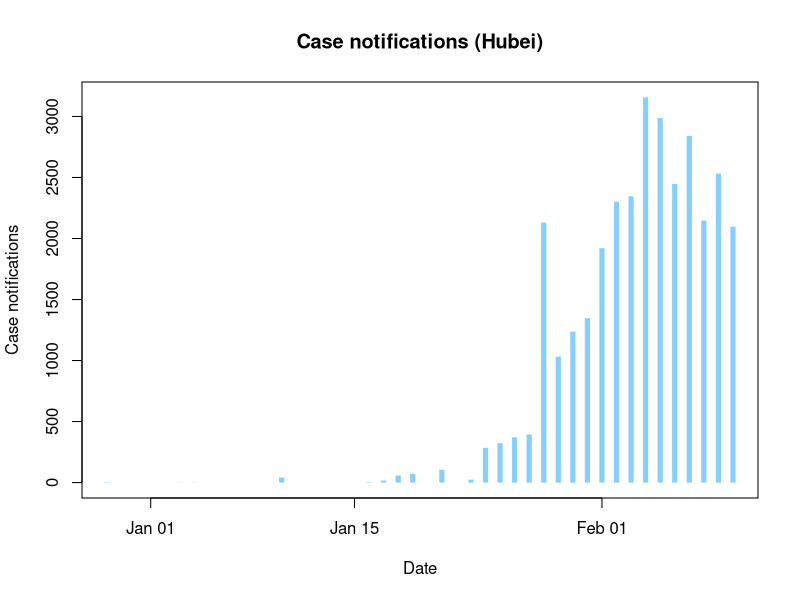
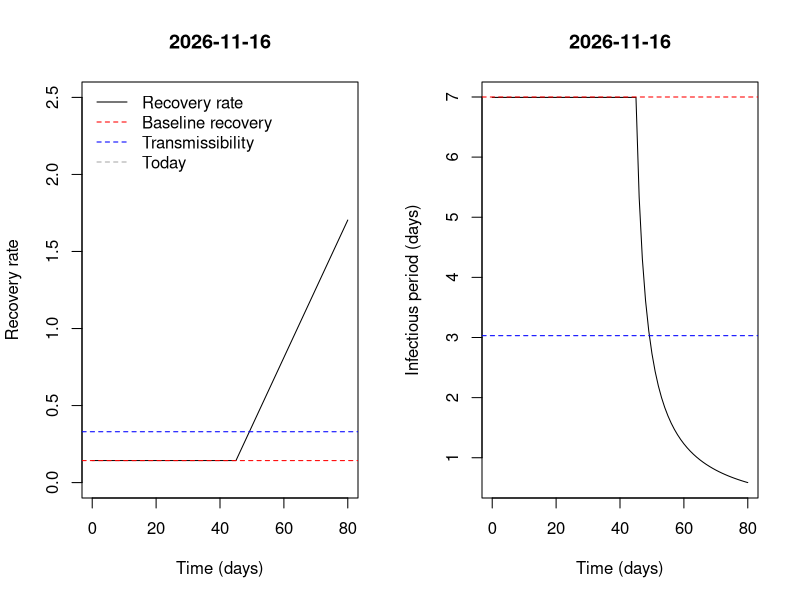
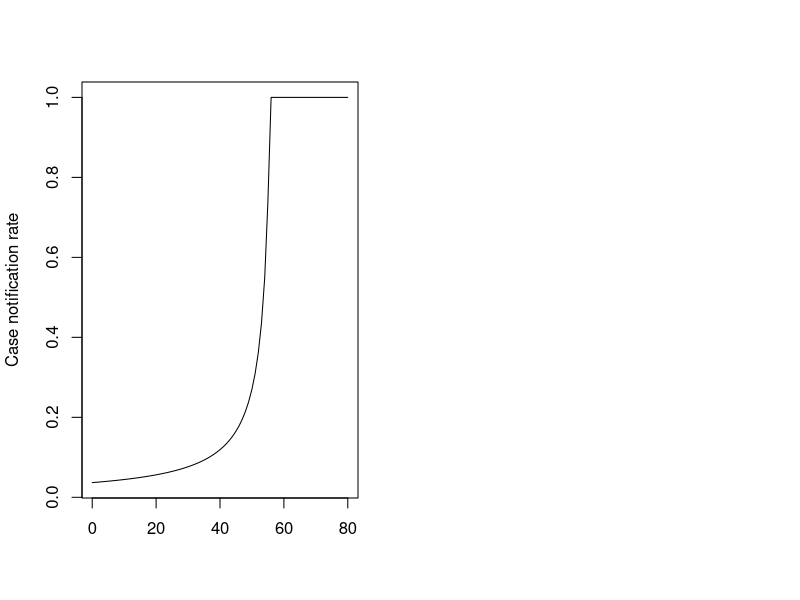

Reproduce these figures in R, in order. (Note: a time limit stopped this script after it produced the figures.)
## ---- chunk 1
knitr::opts_chunk$set(echo = TRUE, cache=TRUE)
## ---- chunk 2
today <- Sys.Date()
start <- as.Date('12/01/2019',format='%m/%d/%Y')
today.day <- today - start + 1
data <- read.csv('china-province-data - cases.csv')
data.province <- data #head(data,-3)
data.province$date <- as.Date(data.province$Date, format='%m-%d-%Y')
data.province[is.na(data.province)] <- 0
data.province$total <- rowSums(data.province[,3:35])
data.province$day <- data.province$date - start + 1  # Day 1 is given by "start"
data.province$cum.cases <- cumsum(data.province$total)

plot(data.province$date, data.province$Hubei, type='h', lwd=5, col='lightskyblue',
     lend='butt', xlab='Date', ylab='Case notifications', main='Case notifications (Hubei)')
## ---- chunk 3
onestep <- function (x, params) {  #function to calculate one step of stochastic SIR
  
  S <- x[2]                            #local variable for susceptibles
  
  E1 <- x[3]                           #exposed classes
  E2 <- x[4]
  E3 <- x[5]
  E4 <- x[6]
  E5 <- x[7]
  E6 <- x[8]
  
  I1 <- x[9]                           #detected infectious classes
  I2 <- x[10]
  I3 <- x[11]
  I4 <- x[12]
  
  Iu1 <- x[13]                           #undetected infectious classes
  Iu2 <- x[14]
  Iu3 <- x[15]
  Iu4 <- x[16]
  
  
  I <- I1+I2+I3+I4+Iu1+Iu2+Iu3+Iu4     #total infections
  
  H <- x[17]                           #local variable for hospitalized
  Ru <- x[18]                          #local variable for undetected recovereds
  
  C <- x[19]    # local variable for notifications
 
  N <- S+E1+E2+E3+E4+E5+E6+I1+I2+I3+I4+Iu1+Iu2+Iu3+Iu4+H+Ru          # total size of population
  
  t <- x[20]                          #get current time
  
  
  with(                                #use with to simplify code
       as.list(params), 
       {
         gammai <- 4*gamma(z=z, b=b, a0=a0, t=as.numeric(t))  # multiplier 4 for pseudo stages
         sigmai <- 6*sigma  # multiplier 6 for pseudo stages
         etat <- eta(t)
        # betat <- beta(beta0, t)

         rates <- as.numeric(c(beta0*(I)/N,                           # movements out of S
                    sigmai, sigmai, sigmai, sigmai, sigmai, sigmai,   # movements out of E
                    gammai, gammai, gammai, gammai,                   # movements out of I (detected)
                    b, b, b, b,                                       # movements out of I (undetected)
                    etat))

         states0 <- x[2:(length(x)-1)]
         
         # transition probabilities
         
         p <- matrix(0, nrow=length(rates),ncol=length(states0))                                     # matrix to hold transitions probs
                
         p[1,]  <- c(exp(-rates[1]*dt),1-exp(-rates[1]*dt), 0, 0, 0, 0, 0, 0, 0, 0, 0, 0, 0, 0, 0, 0, 0, 0)   # S-> E
         
         p[2,]  <- c(0, exp(-rates[2]*dt), 1-exp(-rates[2]*dt), 0, 0, 0, 0, 0, 0, 0, 0, 0, 0, 0, 0, 0, 0, 0)    # Transitions out of E
         p[3,]  <- c(0, 0, exp(-rates[3]*dt), 1-exp(-rates[3]*dt), 0, 0, 0, 0, 0, 0, 0, 0, 0, 0, 0, 0, 0, 0)    # Transitions out of E
         p[4,]  <- c(0, 0, 0, exp(-rates[4]*dt), 1-exp(-rates[4]*dt), 0, 0, 0, 0, 0, 0, 0, 0, 0, 0, 0, 0, 0)    # Transitions out of E
         p[5,]  <- c(0, 0, 0, 0, exp(-rates[5]*dt), 1-exp(-rates[5]*dt), 0, 0, 0, 0, 0, 0, 0, 0, 0, 0, 0, 0)    # Transitions out of E
         p[6,]  <- c(0, 0, 0, 0, 0, exp(-rates[6]*dt), 1-exp(-rates[6]*dt), 0, 0, 0, 0, 0, 0, 0, 0, 0, 0, 0)    # Transitions out of E
         p[7,]  <- c(0, 0, 0, 0, 0, 0, exp(-rates[7]*dt), (1-exp(-rates[7]*dt))*q(t,w), 0, 0, 0, (1-exp(-rates[7]*dt))*(1-q(t,w)), 0, 0, 0, 0, 0, 0)    # Transitions out of E
         
         p[8,]  <- c(0, 0, 0, 0, 0, 0, 0, exp(-rates[8]*dt), 1-exp(-rates[8]*dt), 0, 0, 0, 0, 0, 0, 0, 0, 0)    # Transitions out of I (detected)
         p[9,]  <- c(0, 0, 0, 0, 0, 0, 0, 0, exp(-rates[9]*dt), 1-exp(-rates[9]*dt), 0, 0, 0, 0, 0, 0, 0, 0)    # Transitions out of I
         p[10,] <- c(0, 0, 0, 0, 0, 0, 0, 0, 0, exp(-rates[10]*dt), 1-exp(-rates[10]*dt), 0, 0, 0, 0, 0, 0, 0)  # Transitions out of I
         p[11,] <- c(0, 0, 0, 0, 0, 0, 0, 0, 0, 0, exp(-rates[11]*dt), 0, 0, 0, 0, 1-exp(-rates[11]*dt), 0, 0)  # Transitions out of I -> H
         
         p[12,]  <- c(0, 0, 0, 0, 0, 0, 0, 0, 0, 0, 0,  exp(-rates[12]*dt), 1-exp(-rates[12]*dt), 0, 0, 0, 0, 0)    # Transitions out of I (undetected)
         p[13,]  <- c(0, 0, 0, 0, 0, 0, 0, 0, 0, 0, 0, 0,  exp(-rates[13]*dt), 1-exp(-rates[13]*dt), 0, 0, 0, 0)    # Transitions out of I
         p[14,] <- c(0, 0, 0, 0, 0, 0, 0, 0, 0, 0, 0, 0, 0,  exp(-rates[14]*dt), 1-exp(-rates[14]*dt), 0, 0, 0)  # Transitions out of I
         p[15,] <- c(0, 0, 0, 0, 0, 0, 0, 0, 0, 0, 0, 0, 0, 0,  exp(-rates[15]*dt), 0, 1-exp(-rates[15]*dt), 0)  # Transitions out of I -> R_u

          
         p[16,] <- c(0, 0, 0, 0, 0, 0, 0, 0, 0, 0, 0, 0, 0, 0, 0, exp(-rates[16]*dt), 0, 1-exp(-rates[16]*dt))  # Transitions R_d -> to C (notification)

         # update states
         
         states1 <- matrix(0, nrow=length(rates),ncol=length(states0))                                # matrix to hold future states

         for(i in 1:length(rates)){
           states1[i,] <- t(rmultinom(1, states0[i], p[i,])) 
         }
         
         states1 <- colSums(states1)
         states1[17] <- states1[17]+Ru  #add formerly Recovered undetected cases
         states1[18] <- states1[18]+C  #add formerly notified cases
         
         return(x <- c(dt, states1, tail(x,1)+dt))
       }
       )
}
## ---- chunk 4
model <- function (x, params, nstep) {  #function to simulate stochastic SIR
  output <- array(dim=c(nstep+1,length(x)))         #set up array to store results
  colnames(output) <- c("time","S",
                        "E1", "E2", "E3", "E4", "E5", "E6",
                        "I1", "I2", "I3", "I4", "Iu1", "Iu2", "Iu3", "Iu4",
                        "H", "Ru", "C", "cum.time") #name variables
  output[1,] <- x                           #first record of output is initial condition
  for (k in 1:nstep) {                      #iterate for nstep steps
    output[k+1,] <- x <- as.numeric(onestep(x,params))
  }
  output                                    #return output
}
## ---- chunk 5
evaluate.model <- function(params=list(beta0=0.657, sigma=1/6.4, z=45, b=0.143, a0=0.0446, w=40, dt=0.05),
                                       init = list(S=59002000, E1=0, E2=0, E3=0, E4=0, E5=6, E6=0,
                                                   I1 = 1, I2= 0, I3=0, I4=0, Iu1=0, Iu2=0, Iu3=0, Iu4=0,
                                                   H=0, Ru=0, C=0),
                           nsims=2, nstep=NULL, start=as.Date("2019-12-01"),today=Sys.Date()){
  
  #popn size of Wuhan 11081000
  #popn size of Hubei 59002000
  if(is.null(nstep)) nstep <- (as.numeric(today-start)+1+14)/params$dt #run simulation from start to current time plus two weeks

  xstart <- c(time=0, unlist(init), cum.time = 0) #initial conditions

  data <- vector(mode='list',length=nsims) #initialize list to store the output

  for (k in 1:nsims) {              #simulate nsims times
    data[[k]] <- as.data.frame(model(xstart,params,nstep))
    data[[k]]$cum.time <- cumsum(data[[k]]$time)
    
  }

  return(data)
}
## ---- chunk 6
plot.model <- function(data, log='y'){
  
  # process data
  nsims <- length(data)
 
  for(i in 1:nsims) data[[i]]$I <- data[[i]]$I1 + data[[i]]$I2 + data[[i]]$I3 +
      data[[i]]$I4
  for(i in 1:nsims) data[[i]]$Iu <- data[[i]]$Iu1 + data[[i]]$Iu2 + data[[i]]$Iu3 +
      data[[i]]$Iu4
  for(i in 1:nsims) data[[i]]$E <- data[[i]]$E1 + data[[i]]$E2 + data[[i]]$E3 +
      data[[i]]$E4 + data[[i]]$E5 + data[[i]]$E6
  
  max.time<-data[[1]]$cum.time[max(which(data[[1]]$I>0))] #maximum time in first simulation
  max.y<-max(data[[1]]$C)       #find max total confirmed cases for plotting range
  
  # calculate means
  m1 <- m2 <- m3 <- m4 <- m5 <- matrix(nrow=length(data[[1]]$I), ncol=nsims)
  for(i in 1:nsims){
    m1[,i] <- data[[i]]$E
    m2[,i] <- data[[i]]$I+data[[i]]$Iu
   # m3[,i] <- data[[i]]$Iu
    m4[,i] <- data[[i]]$H
    m5[,i] <- data[[i]]$C
  }
  E.mean <- rowMeans(m1)
  I.mean <- rowMeans(m2)
 # Iu.mean <- rowMeans(m3)
  H.mean <- rowMeans(m4)
  C.mean <- rowMeans(m5)
  
  # colors
  E.col <- rgb(0,1,0,.25)
  I.col <- rgb(1,0,0,.25)
  Iu.col <- rgb(0.5, 0.5, 0, 0.25)
  H.col <- rgb(0,0,1,.25)
  C.col <- rgb(0,0,0,.25)
  E.mean.col <- rgb(0,1,0,1)
  I.mean.col <- rgb(1,0,0,1)
  Iu.mean.col <- rgb(0.5,0.5,0,1)
  H.mean.col <- rgb(0,0,1,1)
  C.mean.col <- rgb(0,0,0,1)
  
  #set up plot
  plot(I~cum.time,data=data[[1]],xlab='',ylab='Cases',col=1,
       xlim=c(0,max.time),ylim=c(1,max.y), type='n', lty=1, log=log, axes=FALSE) # set up plot
  
  # add data to plot
  day <- data.province$date - start
  lines(day, cumsum(data.province$Hubei), type='h', col='lightskyblue', lwd=3, lend='butt' )
  
  # plot spaghetti
  lines(E~cum.time,data=data[[1]], col=E.col, lty=1)
  lines(I+Iu~cum.time,data=data[[1]], col=I.col, lty=1)
 # lines(Iu~cum.time,data=data[[1]], col=Iu.col, lty=1)
  lines(H~cum.time,data=data[[1]], col=H.col, lty=1)
  lines(C~cum.time,data=data[[1]], col=C.col, lty=1, lwd=3)

 
  axis(1, at=seq(0,max.time,5), labels=format(start+seq(0,max.time,5), format= '%b %d'))
  axis(2)
  box()

  if(nsims > 1){
  for (k in 2:min(100,nsims)) {              #add multiple epidemics to plot
    lines(E~cum.time, data=data[[k]], col=E.col, type='l', lty=1)
    lines(I+Iu~cum.time, data=data[[k]], col=I.col, type='l', lty=1)
 #   lines(Iu~cum.time, data=data[[k]], col=Iu.col, type='l', lty=1)
    lines(H~cum.time, data=data[[k]], col=H.col, type='l', lty=1)
    lines(C~cum.time, data=data[[k]], col=C.col, type='l', lty=1, lwd=3)
  }
  
  # plot means
  lines(E.mean~cum.time, data=data[[k]], col=E.mean.col, lty=1)
  lines(I.mean~cum.time, data=data[[k]], col=I.mean.col, lty=1)  
#  lines(Iu.mean~cum.time, data=data[[k]], col=Iu.mean.col, lty=1)
  lines(H.mean~cum.time, data=data[[k]], col=H.mean.col, lty=1)
  lines(C.mean~cum.time, data=data[[k]], col=C.mean.col, lty=1)
  }

   legend('topleft', lty=c(1,1,1,1,1,1), lwd=c(1,1,1,1,3,3), bty='n', cex=0.75,
         col=c(E.col, I.col, H.col, C.col, 'lightskyblue'),
         legend=c('Latent cases', 'Infectious cases', 'Hospitalized', 
                  'Cumulative reported cases (Model)', 'Cumulative reported cases (Data)'))
}
## ---- chunk 7
plot.model2 <- function(data, log='y'){
  
  # process data
  nsims <- length(data)
 
  for(i in 1:nsims) data[[i]]$I <- data[[i]]$I1 + data[[i]]$I2 + data[[i]]$I3 +
      data[[i]]$I4
  for(i in 1:nsims) data[[i]]$Iu <- data[[i]]$Iu1 + data[[i]]$Iu2 + data[[i]]$Iu3 +
      data[[i]]$Iu4
  for(i in 1:nsims) data[[i]]$E <- data[[i]]$E1 + data[[i]]$E2 + data[[i]]$E3 +
      data[[i]]$E4 + data[[i]]$E5 + data[[i]]$E6
  
  max.time<-data[[1]]$cum.time[max(which(data[[1]]$I>0))] #maximum time in first simulation
  #max.y<-max(data[[1]]$Q)       #find max total confirmed cases for plotting range
  max.y <- max(unlist(lapply(data, FUN=function(x) max(x$C))))
  
  # calculate means
  m1 <- m2 <- m3 <- m4 <- m5 <- matrix(nrow=length(data[[1]]$I), ncol=nsims)
  for(i in 1:nsims){
    m1[,i] <- data[[i]]$E
    m2[,i] <- data[[i]]$I
    m3[,i] <- data[[i]]$Iu
    m4[,i] <- data[[i]]$H
    m5[,i] <- data[[i]]$C
  }
  
  observed <- m5
  unobserved <- m1 + m2 + m3 + m4
  
  obs.mean <- rowMeans(observed)
  unobs.mean <- rowMeans(unobserved)
  cum.time <- data[[1]]$cum.time
  
  # colors
  E.col <- rgb(0,1,0,.25)
  I.col <- rgb(1,0,0,.25)
  Iu.col <- rgb(0.5, 0.5, 0, 0.25)
  H.col <- rgb(0,0,1,.25)
  C.col <- rgb(0,0,0,.25)
  E.mean.col <- rgb(0,1,0,1)
  I.mean.col <- rgb(1,0,0,1)
  Iu.mean.col <- rgb(0.5,0.5,0,1)
  H.mean.col <- rgb(0,0,1,1)
  C.mean.col <- rgb(0,0,0,1)
  
  #set up plot
  plot(obs.mean~cum.time, xlab='',ylab='Cases',col=1,
       xlim=c(0,max.time),ylim=c(1,max.y), type='n', lty=1, log=log, axes=FALSE) # set up plot
  
  # add data to plot
  day <- data.province$date - start
  lines(day, cumsum(data.province$Hubei), type='h', col='lightskyblue', lwd=3, lend='butt' )
  
  # plot spaghetti
  lines(unobserved[,1]~cum.time, col=E.col, lty=1)
  lines(observed[,1]~cum.time, col=C.col, lty=1, lwd=1)
 
  axis(1, at=seq(0,max.time,5), labels=format(start+seq(0,max.time,5), format= '%b %d'))
  axis(2)
  box()

  if(nsims > 1){
  for (k in 2:min(100,nsims)) {              #add multiple epidemics to plot
    lines(unobserved[,k]~cum.time,  col=E.col, type='l', lty=1)
    lines(observed[,k]~cum.time, col=C.col, type='l', lty=1, lwd=1)
  }
  
  # plot means
  lines(unobs.mean~cum.time, col=E.mean.col, lty=1)
  lines(obs.mean~cum.time, col=C.mean.col, lty=1)
  }

   legend('topleft', lty=c(1,1,1), lwd=c(1,1,3), bty='n', cex=0.75,
         col=c(E.col, C.col, 'lightskyblue'),
         legend=c('Unobserved cases', 'Cumulative reported cases (Model)', 'Cumulative reported cases (Data)'))
}
## ---- chunk 8
plot.summary <- function(data){
   # process data
  nsims <- length(data)
 
  for(i in 1:nsims) data[[i]]$I <- data[[i]]$I1 + data[[i]]$I2 + data[[i]]$I3 +
      data[[i]]$I4
  for(i in 1:nsims) data[[i]]$Iu <- data[[i]]$Iu1 + data[[i]]$Iu2 + data[[i]]$Iu3 +
      data[[i]]$Iu4
  for(i in 1:nsims) data[[i]]$E <- data[[i]]$E1 + data[[i]]$E2 + data[[i]]$E3 +
      data[[i]]$E4 + data[[i]]$E5 + data[[i]]$E6
  
  max.time<-data[[1]]$cum.time[max(which(data[[1]]$I>0))] #maximum time in first simulation
  max.y<-max(data[[1]]$I)       #find max total confirmed cases for plotting range
  
  # calculate means
  m1 <- m2 <- m3 <- m4 <- m5 <- matrix(nrow=length(data[[1]]$I), ncol=nsims)
  for(i in 1:nsims){
    m1[,i] <- data[[i]]$E
    m2[,i] <- data[[i]]$I
    m3[,i] <- data[[i]]$Iu
    m4[,i] <- data[[i]]$H
    m5[,i] <- data[[i]]$C
  }
  E.mean <- rowMeans(m1)
  I.mean <- rowMeans(m2)
  Iu.mean <- rowMeans(m3)
  H.mean <- rowMeans(m4)
  C.mean <- rowMeans(m5)
  
  # colors
  E.col <- rgb(0,1,0,.25)
  I.col <- rgb(1,0,0,.25)
  Iu.col <- rgb(0.5, 0.5, 0, 0.25)
  H.col <- rgb(0,0,1,.25)
  C.col <- rgb(0,0,0,.25)
  E.mean.col <- rgb(0,1,0,1)
  I.mean.col <- rgb(1,0,0,1)
  Iu.mean.col <- rgb(0.5,0.5,0,1)
  H.mean.col <- rgb(0,0,1,1)
  C.mean.col <- rgb(0,0,0,1)
  
  #set up plot
  j <- max(which(data[[1]]$time < today.day))
  
  h1 <- hist(log10(m1[j,]+m2[j,]+m3[j,]+m4[j,]), plot=FALSE)  # total unnotifed cases in the community is E+I+Iu+H
  h2 <- hist(log10(m5[j,]), plot=FALSE)         # total case notifications
  
  xlim <- c(floor(min(c(h1$mids, h2$mids))),ceiling(max(c(h1$mids, h2$mids))))
  ylim <- c(0, ceiling(max(c(h1$density, h2$density))))
  
  plot(xlim, ylim, type='n', axes=FALSE, xlab='Outbreak size', ylab='Probability density', main=paste('Total observed and unobserved cases as of', today))
  lines(h1$mids, h1$density, type='l', lwd=3, lend='butt', col=rgb(0.5,0.5,0, 0.5))
  lines(h2$mids, h2$density, type='l', lwd=3, lend='butt', col=C.col)
  legend('topleft', lty=1, col = c(rgb(0.5,0.5,0, 0.5), C.col), legend=c('Unobserved cases', 'Case notifications'), bty='n')
  axis(1, seq(min(xlim), max(xlim), by=1), labels=formatC(10^seq(min(xlim), max(xlim), by=1), format='d', big.mark=","))
  box()
}

## ---- chunk 9
gamma <- function(z = 45, b=0.143, a0=0.0446, t){
  # linear function
  # default parameters z = 50, b=1/7, a0=0.3 from Paige Miller analysis; revised 2/1/20 based on updated analysis
  #    z: time at start of intervention (notionally Jan 19, 50 days after notional start on Dec 1 and the date of expanded testing in Wuhan)
  #    b: intercept (positive)
  #    a0: slope parameter (units of days, positive) -- original analysis had set to 0.03, but this doesn't seem fast enough
  #    t: time in the model
  
  gamma <- ifelse(t<=z, gamma <- b, gamma <- b + a0*(t-z))
  return(gamma)
}
## ---- chunk 10
t <- seq(0, 80)
g <- gamma(t=t)
par(mfrow=c(1,2))
plot(t,g, type='l', xlab='Time (days)', ylab='Recovery rate', ylim=c(0,2.5), main=today)
abline(h=1/7, lty=2, col='red')
abline(h=0.33, lty=2, col='blue')
abline(v=today.day, lty=2, col='darkgrey')
legend('topleft', col=c('black','red','blue','darkgrey'), lty=c(1,2,2,2), bty='n',
       legend=c('Recovery rate','Baseline recovery','Transmissibility','Today'))
plot(t, 1/g, type='l', xlab='Time (days)', ylab='Infectious period (days)', main=today)
abline(h=7, lty=2, col='red')
abline(h=1/0.33, lty=2, col='blue')
abline(v=today.day, lty=2, col='darkgrey')
## ---- chunk 11
eta <- function(t) ifelse(t<=55,1/(-0.47*t+27.2),1)
plot(t, eta(t), type='l', xlab='', ylab='Case notification rate')
abline(v=today.day, lty=2, col='darkgrey')
text(today.day, 0.8, labels = paste('Today:',today), pos=4, col='darkgrey', cex=0.8)
## ---- chunk 12
fever.clinic <- as.Date('2020-01-09')
w <- fever.clinic-start+1
q <- function(t, w=40, q0=0.11, q1=0.98) ifelse(t<=w,q0,q1)
## ---- chunk 13
start <- as.Date('12/01/2019',format='%m/%d/%Y')
set.seed(1292020)                #set seed
out1 <- evaluate.model(init = list(S=59002000,
                                 E1=0, E2=0, E3=0, E4=0, E5=0, E6=0,
                                 I1=1, I2=0, I3=0, I4=0, Iu1=0, Iu2=0, Iu3=0, Iu4=0, 
                                 R=0, Ru=0, Q=0),
                     nsims=25, nstep=NULL, start=start)
plot.model(out1, log='y')
plot.model2(out1, log='y')
#plot.summary(out1)
## ---- chunk 14
start <- as.Date('11/15/2019',format='%m/%d/%Y')
set.seed(1292020)                #set seed
out2 <- evaluate.model(params=list(beta0=0.657, sigma=1/6.4, z=56, b=0.143, a0=0.0446, w=56, dt=0.05),
                       init = list(S=59002000,
                                 E1=0, E2=0, E3=0, E4=0, E5=0, E6=0,
                                 I1=1, I2=0, I3=0, I4=0, Iu1=0, Iu2=0, Iu3=0, Iu4=0, 
                                 R=0, Ru=0, Q=0),
                     nsims=25, nstep=NULL, start=start, today=today)
plot.model2(out2)
#plot.summary(out3)
## ---- chunk 15
start <- as.Date('12/15/2019',format='%m/%d/%Y')
set.seed(1252020)                #set seed
out3 <- evaluate.model(params=list(beta0=0.657, sigma=1/6.4, z=30, b=0.143, a0=0.0446, w=26, dt=0.05),
                       init = list(S=59002000,
                                 E1=5, E2=5, E3=5, E4=5, E5=5, E6=5,
                                 I1=1, I2=0, I3=0, I4=0, Iu1=0, Iu2=0, Iu3=0, Iu4=0, 
                                 R=0, Ru=0, Q=0),
                     nsims=25, nstep=NULL, start=start, today=today)
plot.model2(out3)
## ---- chunk 16
start <- as.Date('12/01/2019',format='%m/%d/%Y')
set.seed(1252020)                #set seed
out4 <- evaluate.model(params=list(beta0=0.657, sigma=1/6.4, z=3000, b=0.143, a0=0.0446, w=40, dt=0.05),
                       init = list(S=59002000,
                                 E1=0, E2=0, E3=0, E4=0, E5=0, E6=0,
                                 I1=1, I2=0, I3=0, I4=0, Iu1=0, Iu2=0, Iu3=0, Iu4=0, 
                                 R=0, Ru=0, Q=0),
                     nsims=25, nstep=NULL, start=start, today=today)
plot.model2(out4)
